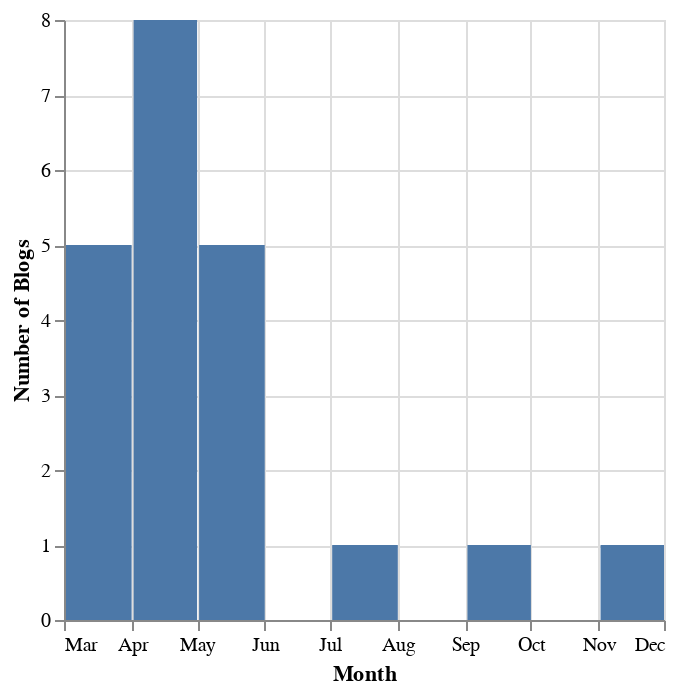

Describe this chart as a Vega-Lite specification.
### Vega-Lite specification from a JSON file in a GitHub repository (floating-point values rounded to 4 significant figures)
{"$schema": "https://vega.github.io/schema/vega-lite/v5.json", "description": "A simple bar chart with data about Andrew's blogs in 2023.", "data": {"values": [{"title": "Playing Wordle with ChatGPT", "month": "2023-05-10", "views": 138}, {"title": "A \"Brief\" Introduction to serious games", "month": "2023-07-07", "views": 95}, {"title": "Playing Wordle with ChatGPT Again. This time with Vision!", "month": "2023-09-25", "views": 76}, {"title": "Musings on the Adoption of ChatGPT in K-12 Education Survey", "month": "2023-04-17", "views": 61}, {"title": "The Two Sigma Problem, can AI Help?", "month": "2023-05-27", "views": 33}, {"title": "AI is Going to Change Education, in Fact it Already has", "month": "2023-04-26", "views": 18}, {"title": "Learning with the Feynman Technique", "month": "2023-04-30", "views": 13}, {"title": "Book Club: Don't Make me Think - Chapter 1", "month": "2023-03-03", "views": 10}, {"title": "Andrew's Electric Car Problem: A Response to the NYT Daily's \"Biden's Electric Car Problem\"", "month": "2023-11-21", "views": 7}, {"title": "What you can do Right Now - Book Club: Don't Make me Think - Chapter 13", "month": "2023-05-14", "views": 6}, {"title": "Designing for Mobile, Not as Scary as it Sounds - Book Club: Don't Make me Think - Chapter 10", "month": "2023-04-23", "views": 6}, {"title": "Accessible Design - Book Club: Don't Make me Think - Chapter 12", "month": "2023-05-14", "views": 4}, {"title": "Man vs Machine! Predicting the Academy Awards", "month": "2023-03-25", "views": 4}, {"title": "Omit needless words! Book Club: Don't Make me Think - Chapter 5", "month": "2023-03-26", "views": 3}, {"title": "Navigating the web! Book Club: Don't Make me Think - Chapter 6", "month": "2023-04-14", "views": 3}, {"title": "Usability Testing on 18 Cents a Day - Book Club: Don't Make me Think - Chapter 9", "month": "2023-04-16", "views": 2}, {"title": "It All Starts with a Big Bang! Book Club: Don't Make me Think - Chapter 7", "month": "2023-04-15", "views": 2}, {"title": " Usability as a Common Courtesy - Book Club: Don't Make me Think - Chapter 11", "month": "2023-05-10", "views": 2}, {"title": "Don't get Trapped in Pointless UX Debates! Book Club: Don't Make me Think - Chapter 8", "month": "2023-04-15", "views": 2}, {"title": "Don't Make me Click?! Book Club: Don't Make me Think - Chapter 4", "month": "2023-03-25", "views": 2}, {"title": "Designing Billboards! Book Club: Don't Make me Think - Chapter 2 and 3", "month": "2023-03-15", "views": 2}]}, "mark": {"type": "bar", "tooltip": {"content": "data"}}, "encoding": {"x": {"field": "month", "type": "temporal", "title": "Month", "timeUnit": "month"}, "y": {"aggregate": "count", "title": "Number of Blogs"}}}
